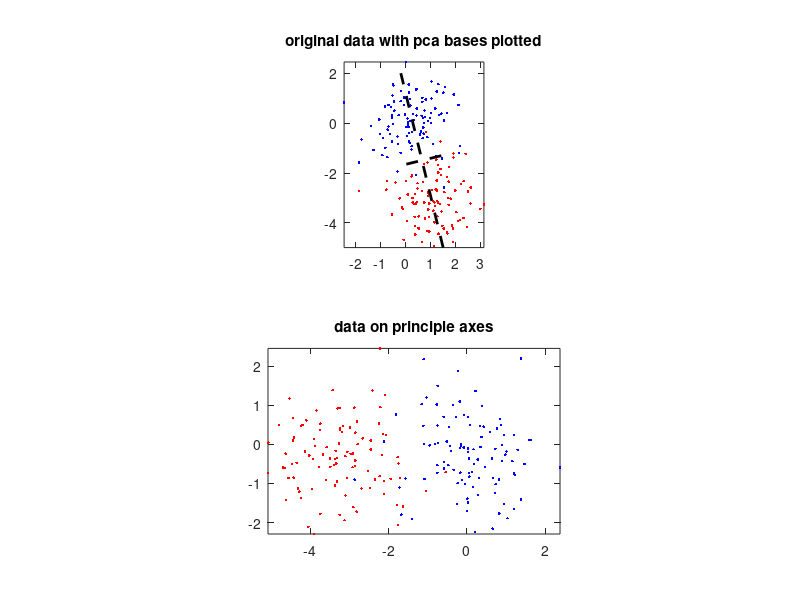

The MATLAB script that drew this image:
close all;
clc;

N1 = 100; %data set sizes
N2 = 100;
d1 = [0 0]; %class positions
d2 = [1 -3]*1;

data1 = [randn(N1,1)+d1(1) randn(N1,1)+d1(2)]; %class1
data2 = [randn(N2,1)+d2(1) randn(N2,1)+d2(2)]; %class2

data1i = 1:N1;
data2i = N1+(1:N2);

data = [data1; data2];

%%%%% calc PCA basis and sort by its variance
sigma = cov(data);
[pca_v, pca_d] = eig(sigma);
[pca_d pca_idx] = sort(diag(pca_d),'descend');
pca_v = pca_v(:,pca_idx);
%v = new basis set (orthonormal so inv(v) = v')
%d = diag = variance accounted for by each column (axis/basis) of v

%%%%%% project data onto new PCA vectors
pca_data = data*pca_v;


%%%%%% visualize the new basis
basis_scale = 1;
m = mean(data);
pca_basis = [];
for n = 1:numel(pca_d)
    b = basis_scale*pca_v(:,n)*pca_d(n);
    pca_basis = [pca_basis; m - b' m + b'];
end

figure;
subplot(2,1,1);
plot(data(data1i,1),data(data1i,2),'b.',data(data2i,1),data(data2i,2),'r.');
hold on;
for n = 1:numel(pca_d)
    plot(pca_basis(n,[1 3]),pca_basis(n,[2 4]),'--black','LineWidth',2);
end
hold off;
axis image;
title('original data with pca bases plotted');

subplot(2,1,2);
plot(pca_data(data1i,1),pca_data(data1i,2),'b.',pca_data(data2i,1),pca_data(data2i,2),'r.');
axis image;
title('data on principle axes');